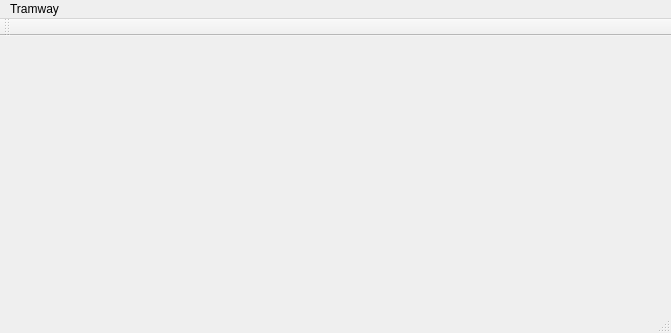
<?xml version="1.0" encoding="UTF-8"?>
<ui version="4.0">
 <class>MainWindow</class>
 <widget class="QMainWindow" name="MainWindow">
  <property name="geometry">
   <rect>
    <x>0</x>
    <y>0</y>
    <width>671</width>
    <height>333</height>
   </rect>
  </property>
  <property name="windowTitle">
   <string>Sa mère le tramway</string>
  </property>
  <widget class="QWidget" name="centralWidget"/>
  <widget class="QMenuBar" name="menuBar">
   <property name="geometry">
    <rect>
     <x>0</x>
     <y>0</y>
     <width>671</width>
     <height>22</height>
    </rect>
   </property>
   <widget class="QMenu" name="menuTramway">
    <property name="title">
     <string>Tramway</string>
    </property>
   </widget>
   <addaction name="menuTramway"/>
  </widget>
  <widget class="QToolBar" name="mainToolBar">
   <attribute name="toolBarArea">
    <enum>TopToolBarArea</enum>
   </attribute>
   <attribute name="toolBarBreak">
    <bool>false</bool>
   </attribute>
  </widget>
  <widget class="QStatusBar" name="statusBar"/>
 </widget>
 <layoutdefault spacing="6" margin="11"/>
 <resources/>
 <connections/>
</ui>
